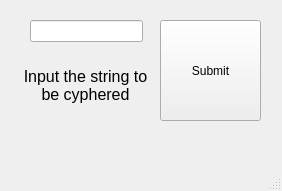
<?xml version="1.0" encoding="UTF-8"?>
<ui version="4.0">
 <class>MainWindow</class>
 <widget class="QMainWindow" name="MainWindow">
  <property name="geometry">
   <rect>
    <x>0</x>
    <y>0</y>
    <width>282</width>
    <height>191</height>
   </rect>
  </property>
  <property name="windowTitle">
   <string>Caeser</string>
  </property>
  <widget class="QWidget" name="centralwidget">
   <widget class="QLineEdit" name="Input">
    <property name="geometry">
     <rect>
      <x>30</x>
      <y>20</y>
      <width>113</width>
      <height>22</height>
     </rect>
    </property>
   </widget>
   <widget class="QLabel" name="Output">
    <property name="geometry">
     <rect>
      <x>20</x>
      <y>50</y>
      <width>131</width>
      <height>71</height>
     </rect>
    </property>
    <property name="font">
     <font>
      <pointsize>12</pointsize>
     </font>
    </property>
    <property name="text">
     <string>Input the string to be cyphered</string>
    </property>
    <property name="alignment">
     <set>Qt::AlignCenter</set>
    </property>
    <property name="wordWrap">
     <bool>true</bool>
    </property>
   </widget>
   <widget class="QPushButton" name="Submit">
    <property name="geometry">
     <rect>
      <x>160</x>
      <y>20</y>
      <width>101</width>
      <height>101</height>
     </rect>
    </property>
    <property name="text">
     <string>Submit</string>
    </property>
   </widget>
  </widget>
  <widget class="QMenuBar" name="menubar">
   <property name="geometry">
    <rect>
     <x>0</x>
     <y>0</y>
     <width>282</width>
     <height>26</height>
    </rect>
   </property>
  </widget>
  <widget class="QStatusBar" name="statusbar"/>
 </widget>
 <resources/>
 <connections/>
</ui>
